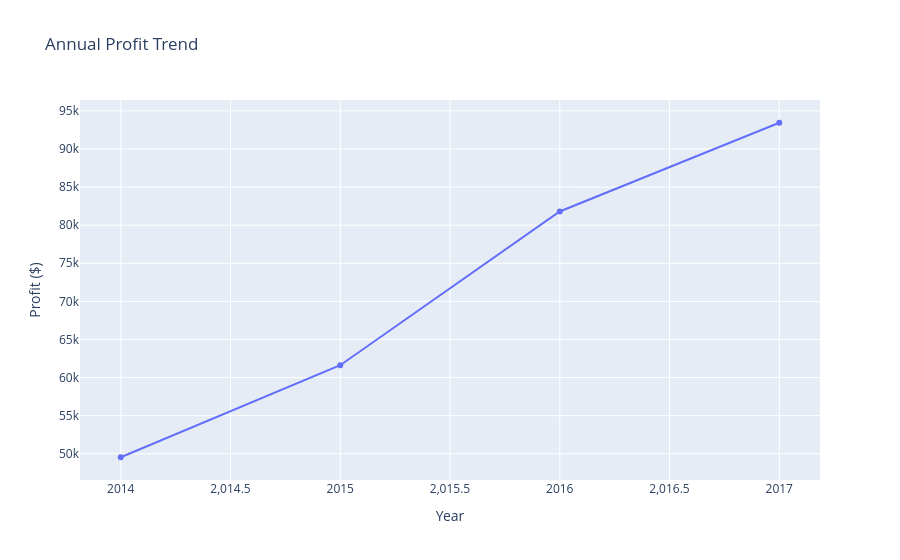

The notebook cell this image was saved under:
### Code cell
### Profit trend over time

yearly_profit = (
    superstore
    .groupby("Year")["Profit"]
    .sum()
    .reset_index()
)

fig = px.line(
    yearly_profit,
    x="Year",
    y="Profit",
    markers=True,
    title="Annual Profit Trend",
    labels={
        "Year": "Year",
        "Profit": "Profit ($)"
    }
)

fig.show()

### Figure 1 — Plotly figure (JSON) as saved in the notebook; plotly's stock layout.template omitted (floating-point values rounded to 4 significant figures)
{"data": [{"hovertemplate": "Year=%{x}<br>Profit ($)=%{y}<extra></extra>", "legendgroup": "", "line": {"color": "#636efa", "dash": "solid"}, "marker": {"symbol": "circle"}, "mode": "lines+markers", "name": "", "orientation": "v", "showlegend": false, "type": "scatter", "x": [2014, 2015, 2016, 2017], "xaxis": "x", "y": [49540.0, 61620.0, 81800.0, 93440.0], "yaxis": "y"}], "layout": {"legend": {"tracegroupgap": 0}, "title": {"text": "Annual Profit Trend"}, "xaxis": {"anchor": "y", "domain": [0, 1], "title": {"text": "Year"}}, "yaxis": {"anchor": "x", "domain": [0, 1], "title": {"text": "Profit ($)"}}}}
